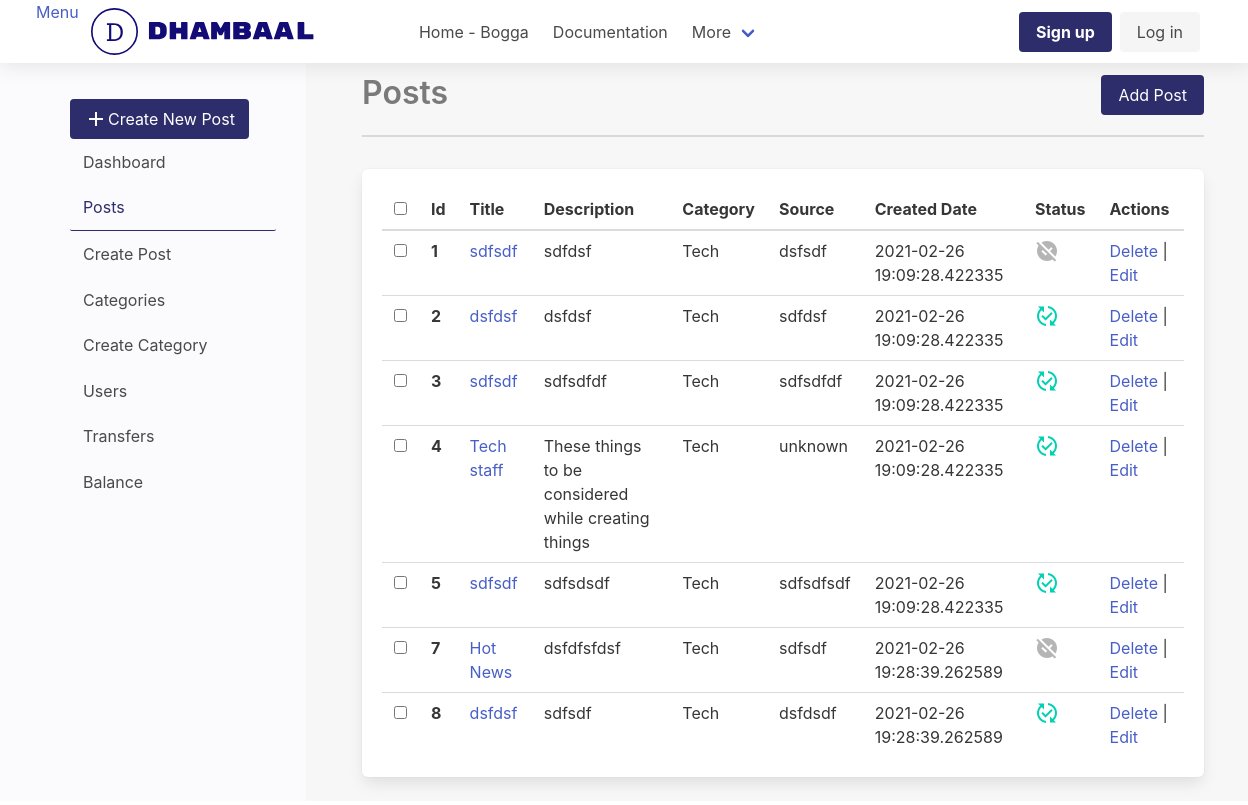
Before: /dashboard/posts/ with the older database file.
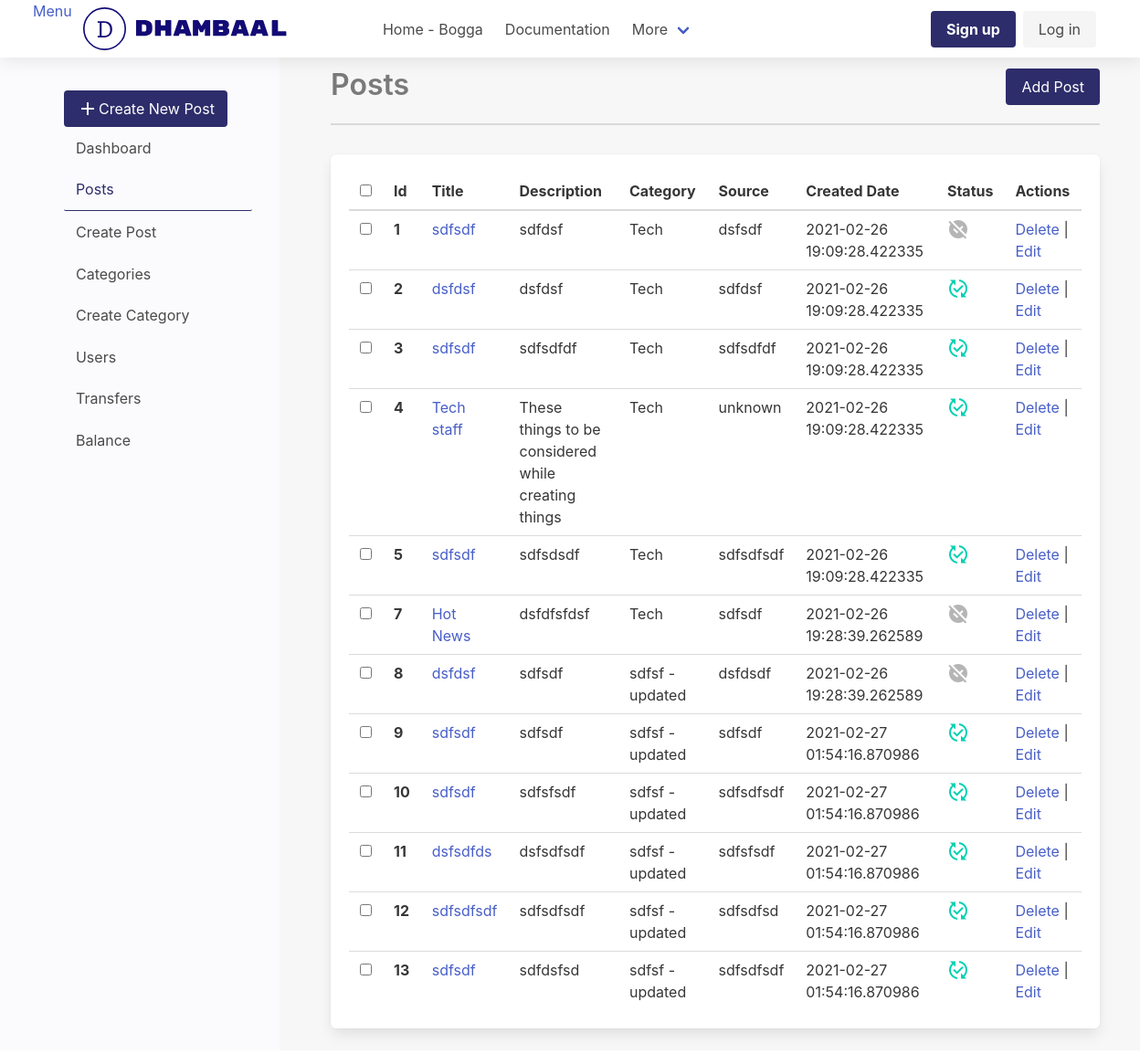
After: the same page with the newer database file.
### app/dashboard/models/post.py (models this page shows, shortened)
@dataclass
class Post(db.Model):
    __tablename__ = "post"
    id: int = db.Column(db.Integer, primary_key=True)
    title: str = db.Column(db.String(80), nullable=False)
    description: str = db.Column(db.Text)
    source: str = db.Column(db.String(129), nullable=True)
    category: str = db.Column(db.String(129), nullable=True)
    publish: str = db.Column(db.String(50), default="yes")
    created_at: datetime = db.Column(
        db.DateTime, nullable=False, default=datetime.now())
    modified_at: datetime = db.Column(
        db.DateTime, nullable=False, default=datetime.now(), onupdate=datetime.now())

### app/dashboard/dashboard.py (the view)
@dashboard_bp.route('/posts/')
def get_posts():
    posts = Post.query.all()
    return render_template("posts/list.html", posts=posts)

### app/dashboard/templates/posts/list.html (shortened to what this page needs)
{% extends 'layout/base.html'%}
{%block content%} {% from "macro.html" import
section_heading %} {{section_heading(title="Posts",link="dashboard.create_post",
btn_text="Add Post")}}
{%if not posts %}
  <div class="box">
    <p>Sorry, You don't have posts yet</p>
  </div>
{%else%}
  <table class="table box">
    <thead>
      <tr>
        <th><input type="checkbox" /></th>
        <th>Id</th>
        <th>Title</th>
        <th>Description</th>
        <th>Category</th>
        <th>Source</th>
        <th>Created Date</th>
        <th>Status</th>
        <th>Actions</th>
      </tr>
    </thead>
    <tbody>
      {% for post in posts %}
      <tr>
        <th><input type="checkbox" /></th>
        <th>{{ post.id }}</th>
        <td><a href="#">{{ post.title}}</a></td>
        <td>
          {%if post.description %} {{ post.description | truncate(50) }} {%endif%}
        </td>
        <td>{{ post.category }}</td>
        <td>{{ post.source}}</td>
        <td>{{post.created_at}}</td>
        <td>
          {% if post.publish == 'yes'%}
            <i class="material-icons has-text-primary">
            </i>
            {%else%}
            <i class="material-icons has-text-grey-light">
            </i>
          {%endif%}
        </td>
        <td>
          <a  href="{{ url_for('dashboard.delete_post',id=post.id) }}" onclick="return confirm('Are you sure?');">Delete</a>
          | <a href="{{url_for('dashboard.update_post',id=post.id)}}">Edit</a>
        </td>
      </tr>
      {%endfor%}
    </tbody>
  </table>
{%endif%}
{%endblock content%}

Changed rows visible on the page:
changed Post "dsfdsdf": category "Tech" → "sdfsf - updated"; publish "yes" → "no" (drawn)
added Post: id "9", title "sdfsdf", description "sdfsdf", category "sdfsf - updated", source "sdfsdf", created_at "2021-02-27 01:54:16.870986", publish "yes" (drawn)
added Post: id "10", title "sdfsdf", description "sdfsfsdf", category "sdfsf - updated", source "sdfsdfsdf", created_at "2021-02-27 01:54:16.870986", publish "yes" (drawn)
added Post: id "11", title "dsfsdfds", description "dsfsdfsdf", category "sdfsf - updated", source "sdfsfsdf", created_at "2021-02-27 01:54:16.870986", publish "yes" (drawn)
added Post: id "12", title "sdfsdfsdf", description "sdfsdfsdf", category "sdfsf - updated", source "sdfsdfsd", created_at "2021-02-27 01:54:16.870986", publish "yes" (drawn)
added Post: id "13", title "sdfsdf", description "sdfdsfsd", category "sdfsf - updated", source "sdfsdfsdf", created_at "2021-02-27 01:54:16.870986", publish "yes" (drawn)
